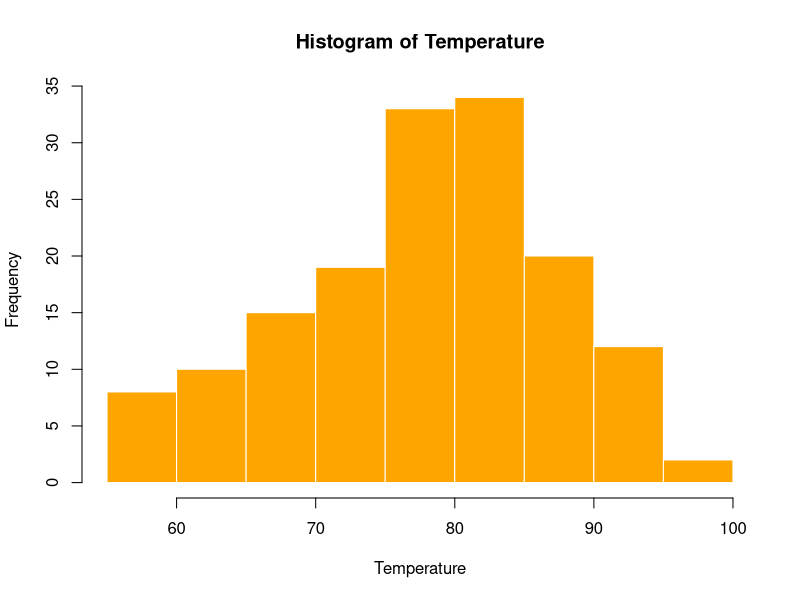

Source code (R): (Note: this script raises an error after producing the figure.)
?airquality
class(airquality)
hist(airquality$Temp,
     main = "Histogram of Temperature",
     xlab = "Temperature",
     col = "orange",
     border = "white")

ggplot(airquality, aes(x = Temp, fill = factor(Month))) +
  geom_histogram(bins = 15, color = "white") +
  labs(title = "Temperature Distribution by Month",
       x = "Temperature",
       y = "Count") +
  facet_wrap(~Month)+
  theme_minimal()
ggsave("plots/AirPassengers_timeseries.png")